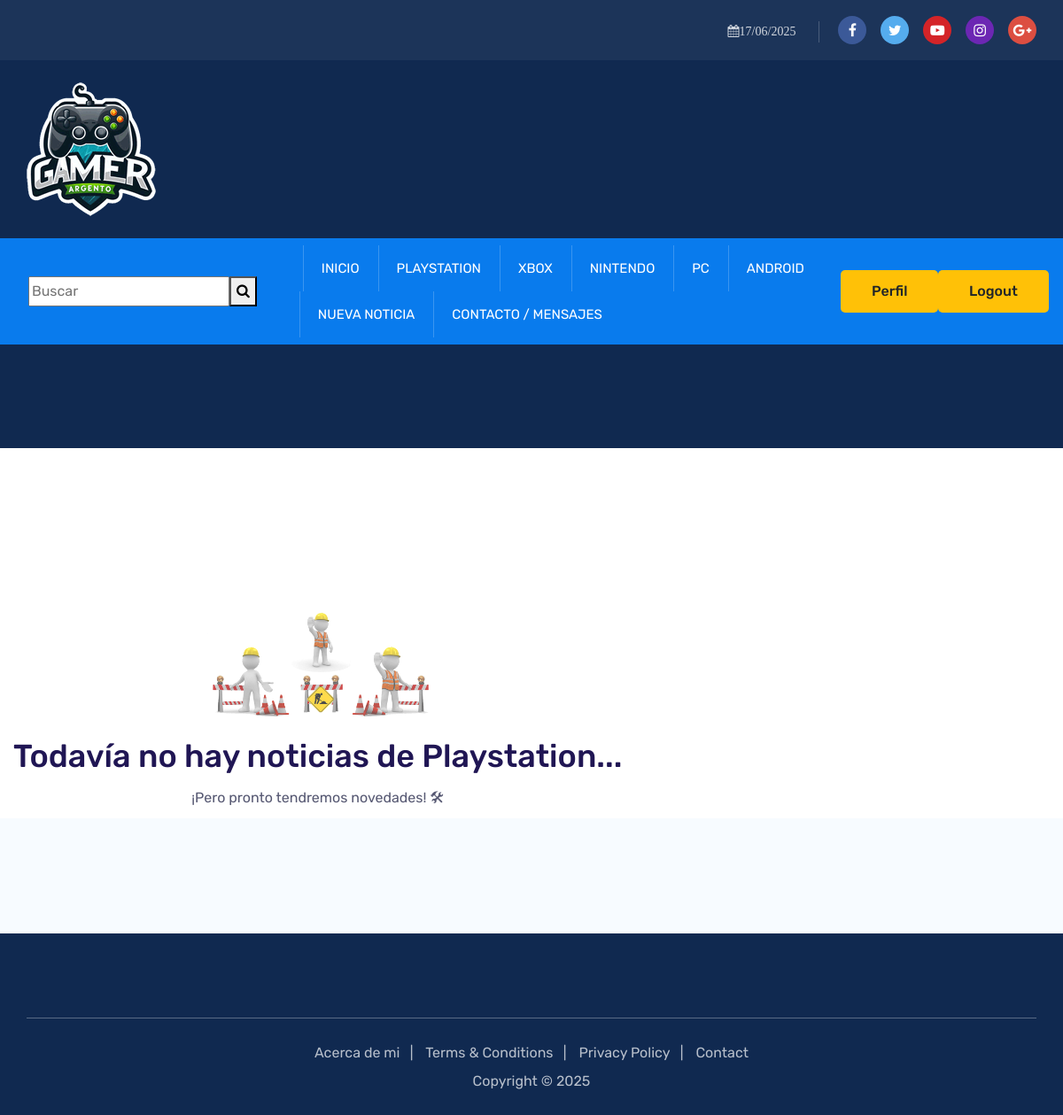
/blog/noticias/consola/Playstation/ (signed in), run on an earlier commit of the app's database.
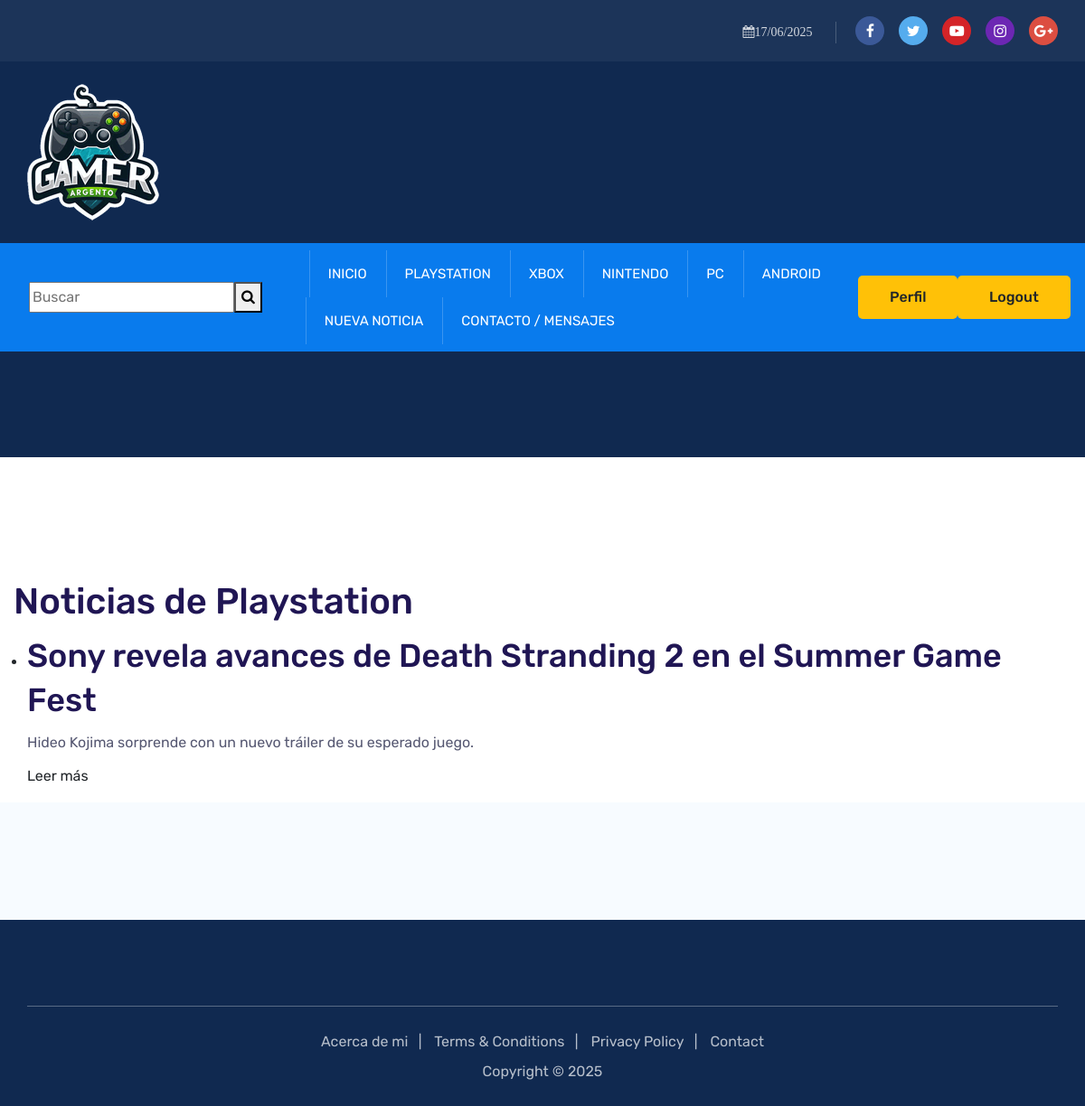
And on a later commit of the database.
### blog/models.py (models this page shows, shortened)
class Consola(models.Model):
    nombre = models.CharField(max_length=100)

class Noticia(models.Model):
    titulo = models.CharField(max_length=200)
    subtitulo = models.CharField(max_length=300)
    contenido = RichTextField()
    imagen = models.ImageField(upload_to='media/', blank=True, null=True)
    autor = models.ForeignKey(User, on_delete=models.CASCADE)
    consola = models.ForeignKey(Consola, on_delete=models.SET_NULL, null=True, blank=True)
    fecha = models.DateField(auto_now_add=True)

### blog/views.py (the view)
# urls.py: path('noticias/consola/<str:nombre>/', noticias_por_consola, name='noticias_por_consola'),
def noticias_por_consola(request, nombre):
    noticias = Noticia.objects.filter(consola__nombre__iexact=nombre).order_by('-fecha')
    return render(request, 'blog/noticias_por_consola.html', {
        'noticias': noticias,
        'consola': nombre.capitalize()
    })

### blog/templates/blog/noticias_por_consola.html (shortened to what this page needs)
{% extends 'blog/index.html' %}
{% load static %}
{% block contenido %}
    {% if noticias %}
        <h2>Noticias de {{ consola }}</h2>
        <ul>
            {% for noticia in noticias %}
                <li>
                    <h3>{{ noticia.titulo }}</h3>
                    <p>{{ noticia.subtitulo }}</p>
                    <a href="{% url 'detalle_noticia' noticia.id %}">Leer más</a>
                </li>
            {% endfor %}
        </ul>
    {% else %}
        <div style="text-align: center; margin-top: 50px;">
            <img src="{% static 'img/en_construccion.png' %}" alt="En construcción" style="width: 250px; opacity: 0.7;">
            <h3 style="margin-top: 20px;">Todavía no hay noticias de {{ consola }}...</h3>
            <p>¡Pero pronto tendremos novedades! 🛠</p>
        </div>
    {% endif %}
{% endblock contenido%}

What changed in the data, as far as the page shows it:
added Noticia: titulo "Sony revela avances de Death Stranding 2 en el Summer Game Fest", subtitulo "Hideo Kojima sorprende con un nuevo tráiler de su esperado juego."
Also different on the page:
text no longer shown: "Todavía no hay noticias de ... ¡Pero pronto tendremos novedades! 🛠"
text now shown: "Noticias de"
